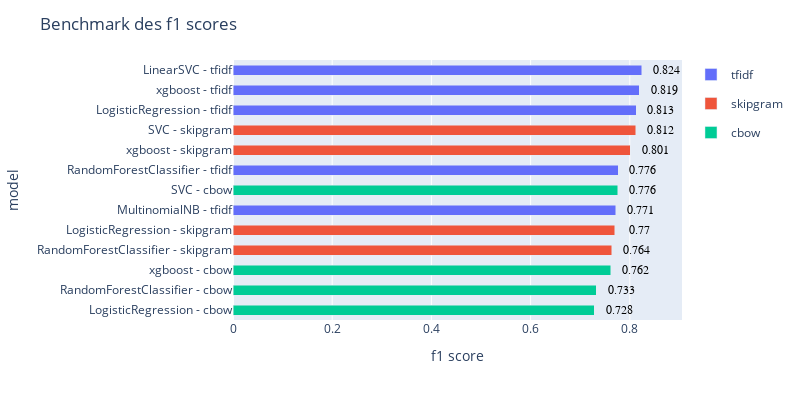

Notebook code for this chart:
### Markdown cell above
# Plot des performances texte générales

### Code cell
import src.utils.plot as uplot

reload(uplot)
res.plot_f1_scores(['text'], figsize=(800,400), title="f1_score des modèles ML sur le texte")

### Figure 1 — Plotly figure (JSON) as saved in the notebook; plotly's stock layout.template omitted (floating-point values rounded to 4 significant figures)
{"data": [{"alignmentgroup": "True", "hovertemplate": "vectorizer=tfidf<br>score_test=%{x}<br>serie_name=%{y}<extra></extra>", "legendgroup": "tfidf", "marker": {"color": "#636EFA", "pattern": {"shape": ""}}, "name": "tfidf", "offsetgroup": "tfidf", "orientation": "h", "showlegend": true, "textposition": "auto", "type": "bar", "width": 0.5, "x": [0.824, 0.8193, 0.8125, 0.7764, 0.7713], "xaxis": "x", "y": ["LinearSVC - tfidf", "xgboost - tfidf", "LogisticRegression - tfidf", "RandomForestClassifier - tfidf", "MultinomialNB - tfidf"], "yaxis": "y"}, {"alignmentgroup": "True", "hovertemplate": "vectorizer=skipgram<br>score_test=%{x}<br>serie_name=%{y}<extra></extra>", "legendgroup": "skipgram", "marker": {"color": "#EF553B", "pattern": {"shape": ""}}, "name": "skipgram", "offsetgroup": "skipgram", "orientation": "h", "showlegend": true, "textposition": "auto", "type": "bar", "width": 0.5, "x": [0.8122, 0.8014, 0.7699, 0.7641], "xaxis": "x", "y": ["SVC - skipgram", "xgboost - skipgram", "LogisticRegression - skipgram", "RandomForestClassifier - skipgram"], "yaxis": "y"}, {"alignmentgroup": "True", "hovertemplate": "vectorizer=cbow<br>score_test=%{x}<br>serie_name=%{y}<extra></extra>", "legendgroup": "cbow", "marker": {"color": "#00CC96", "pattern": {"shape": ""}}, "name": "cbow", "offsetgroup": "cbow", "orientation": "h", "showlegend": true, "textposition": "auto", "type": "bar", "width": 0.5, "x": [0.7759, 0.7617, 0.7326, 0.7283], "xaxis": "x", "y": ["SVC - cbow", "xgboost - cbow", "RandomForestClassifier - cbow", "LogisticRegression - cbow"], "yaxis": "y"}], "layout": {"annotations": [{"font": {"color": "black", "family": "Arial", "size": 12}, "showarrow": false, "text": "0.824", "x": 0.874, "y": "LinearSVC - tfidf"}, {"font": {"color": "black", "family": "Arial", "size": 12}, "showarrow": false, "text": "0.819", "x": 0.8693, "y": "xgboost - tfidf"}, {"font": {"color": "black", "family": "Arial", "size": 12}, "showarrow": false, "text": "0.813", "x": 0.8625, "y": "LogisticRegression - tfidf"}, {"font": {"color": "black", "family": "Arial", "size": 12}, "showarrow": false, "text": "0.812", "x": 0.8622, "y": "SVC - skipgram"}, {"font": {"color": "black", "family": "Arial", "size": 12}, "showarrow": false, "text": "0.801", "x": 0.8514, "y": "xgboost - skipgram"}, {"font": {"color": "black", "family": "Arial", "size": 12}, "showarrow": false, "text": "0.776", "x": 0.8264, "y": "RandomForestClassifier - tfidf"}, {"font": {"color": "black", "family": "Arial", "size": 12}, "showarrow": false, "text": "0.776", "x": 0.8259, "y": "SVC - cbow"}, {"font": {"color": "black", "family": "Arial", "size": 12}, "showarrow": false, "text": "0.771", "x": 0.8213, "y": "MultinomialNB - tfidf"}, {"font": {"color": "black", "family": "Arial", "size": 12}, "showarrow": false, "text": "0.77", "x": 0.8199, "y": "LogisticRegression - skipgram"}, {"font": {"color": "black", "family": "Arial", "size": 12}, "showarrow": false, "text": "0.764", "x": 0.8141, "y": "RandomForestClassifier - skipgram"}, {"font": {"color": "black", "family": "Arial", "size": 12}, "showarrow": false, "text": "0.762", "x": 0.8117, "y": "xgboost - cbow"}, {"font": {"color": "black", "family": "Arial", "size": 12}, "showarrow": false, "text": "0.733", "x": 0.7826, "y": "RandomForestClassifier - cbow"}, {"font": {"color": "black", "family": "Arial", "size": 12}, "showarrow": false, "text": "0.728", "x": 0.7783, "y": "LogisticRegression - cbow"}], "bargap": 0.1, "bargroupgap": 0.1, "barmode": "stack", "height": 400, "legend": {}, "margin": {"t": 60}, "title": {"text": "Benchmark des f1 scores"}, "width": 800, "xaxis": {"anchor": "y", "domain": [0, 1], "title": {"text": "f1 score"}}, "yaxis": {"anchor": "x", "categoryarray": ["LogisticRegression - cbow", "RandomForestClassifier - cbow", "xgboost - cbow", "RandomForestClassifier - skipgram", "LogisticRegression - skipgram", "MultinomialNB - tfidf", "SVC - cbow", "RandomForestClassifier - tfidf", "xgboost - skipgram", "SVC - skipgram", "LogisticRegression - tfidf", "xgboost - tfidf", "LinearSVC - tfidf"], "categoryorder": "array", "domain": [0, 1], "title": {"text": "model"}}}}
